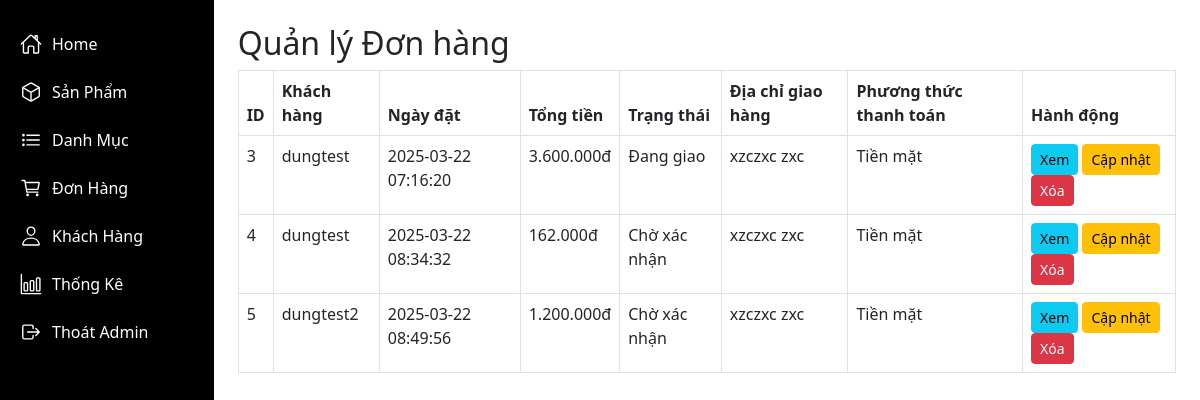
Before: /index.php?action=orders (signed in) with the older database file.
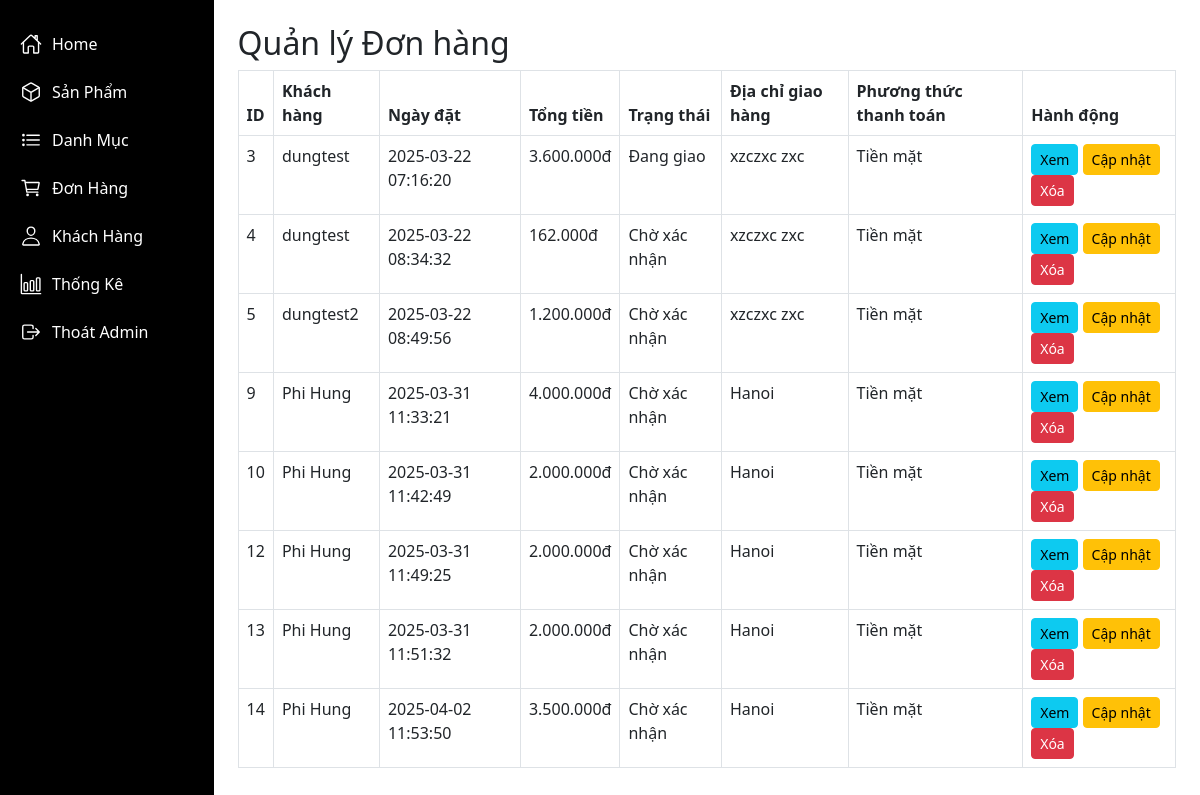
After: the same page with the newer database file.
### tables this page shows
CREATE TABLE `orders` (
  `order_id` int NOT NULL,
  `user_id` int NOT NULL,
  `full_name` varchar(255) NOT NULL,
  `email` varchar(255) NOT NULL,
  `phone` varchar(20) NOT NULL,
  `address` text NOT NULL,
  `total_amount` decimal(10,2) NOT NULL,
  `status` enum('Chờ xác nhận','Đang giao','Đã giao','Hủy') DEFAULT 'Chờ xác nhận',
  `created_at` timestamp NULL DEFAULT CURRENT_TIMESTAMP
);

### app/core/Database.php (called while the page is built, shortened)
<?php
class Database {
    private $conn;
    public function __construct() {
        $this->host = getenv('DB_HOST') ?: 'localhost';
        $this->db_name = getenv('DB_NAME') ?: 'duan1';
        $this->username = getenv('DB_USER') ?: 'root';
        $this->password = getenv('DB_PASS') ?: '';
        try {
            $this->conn = new \PDO(
                "mysql:host=$this->host;dbname=$this->db_name;charset=utf8",
                $this->username,
                $this->password
            );
            $this->conn->setAttribute(\PDO::ATTR_ERRMODE, \PDO::ERRMODE_EXCEPTION);
        } catch (\PDOException $e) {
            die("Kết nối thất bại: " . $e->getMessage());
        }
    }
    public function getConnection() {
        return $this->conn;
    }
}

### app/models/OrderModel.php (called while the page is built, shortened)
<?php
class OrderModel {
    private $conn;
    public function __construct() {
        $database = new Database();
        $this->conn = $database->getConnection();
    }
    public function getAllOrders() {
        $query = "SELECT * FROM orders";
        $stmt = $this->conn->prepare($query);
        $stmt->execute();
        return $stmt->fetchAll(\PDO::FETCH_ASSOC);
    }
}

### app/models/ProductModel.php (called while the page is built, shortened)
<?php
class ProductModel {
    public function __construct() {
        $database = new Database();
    }
}

### app/controllers/AdminOrderController.php (called while the page is built, shortened)
<?php
class AdminOrderController {
    private $orderModel;
    public function __construct() {
        $this->orderModel = new OrderModel();
    }
    public function index() {
        $orders = $this->orderModel->getAllOrders();
        return $orders;
    }
}

### app/views/admin/orders/index.php (the view, shortened to what this page needs)
<!DOCTYPE html>
<html lang="vi">
<head>
    <link href="https://cdn.jsdelivr.net/npm/bootstrap@5.3.0/dist/css/bootstrap.min.css" rel="stylesheet">
</head>
<body class="d-flex">
    <div class="sidebar d-flex flex-column">
        <a href="/index.php?action=dashboard"><ion-icon name="home-outline"></ion-icon> Home</a>
        <a href="/index.php?action=products"><ion-icon name="cube-outline"></ion-icon> Sản Phẩm</a>
        <a href="/index.php?action=categories"><ion-icon name="list-outline"></ion-icon> Danh Mục</a>
        <a href="/index.php?action=orders"><ion-icon name="cart-outline"></ion-icon> Đơn Hàng</a>
        <a href="/index.php?action=users"><ion-icon name="person-outline"></ion-icon> Khách Hàng</a>
        <a href="/index.php?action=reports"><ion-icon name="bar-chart-outline"></ion-icon> Thống Kê</a>
        <a href="/logout"><ion-icon name="log-out-outline"></ion-icon> Thoát Admin</a>
    </div>
    <div class="flex-grow-1 p-4">
        <h2>Quản lý Đơn hàng</h2>
        <table class="table table-bordered">
            <thead>
                <tr>
                    <th>ID</th>
                    <th>Khách hàng</th>
                    <th>Ngày đặt</th>
                    <th>Tổng tiền</th>
                    <th>Trạng thái</th>
                    <th>Địa chỉ giao hàng</th>
                    <th>Phương thức thanh toán</th>
                    <th>Hành động</th>
                </tr>
            </thead>
            <tbody>
                <?php foreach ($orders as $order): ?>
                    <tr>
                        <td><?php echo $order['order_id']; ?></td>
                        <td><?php echo htmlspecialchars($order['full_name'] ?? 'N/A'); ?></td>
                        <td><?php echo $order['created_at']; ?></td>
                        <td><?php echo number_format($order['total_amount'], 0, ',', '.'); ?>đ</td>
                        <td><?php echo htmlspecialchars($order['status']); ?></td>
                        <td><?php echo htmlspecialchars($order['address']); ?></td>
                        <td>Tiền mặt</td>
                        <td>
                            <a href="/index.php?action=view_order&id=<?php echo $order['order_id']; ?>" class="btn btn-sm btn-info">Xem</a>
                            <a href="/index.php?action=update_order&id=<?php echo $order['order_id']; ?>" class="btn btn-sm btn-warning">Cập nhật</a>
                            <a href="/index.php?action=delete_order&id=<?php echo $order['order_id']; ?>" class="btn btn-sm btn-danger" onclick="return confirm('Bạn có chắc muốn xóa?')">Xóa</a>
                        </td>
                    </tr>
                <?php endforeach; ?>
            </tbody>
        </table>
    </div>
</body>
</html>

### index.php (shortened to what this page needs)
<?php
$AdminOrder = new AdminOrderController();
$action = isset($_GET['action']) ? $_GET['action'] : 'index';
switch ($action) {
    case 'orders':
        $orders = $AdminOrder->index();
        require_once __DIR__ . '/app/views/admin/orders/index.php';
        break;
}

### app/views/admin/orders/index.php (style rules this page uses)
body { height: 100vh; }
.sidebar { width: 250px; height: 100%; background-color: black; padding-top: 20px; }
.sidebar a { color: white; text-decoration: none; padding: 12px 20px; display: flex; align-items: center; }
.sidebar a ion-icon { font-size: 22px; margin-right: 10px; }

Changed rows visible on the page:
added orders: order_id "9", full_name "Phi Hung", created_at "2025-03-31 11:33:21", total_amount "4.000.000", status "Chờ xác nhận", address "Hanoi"
added orders: order_id "10", full_name "Phi Hung", created_at "2025-03-31 11:42:49", total_amount "2.000.000", status "Chờ xác nhận", address "Hanoi"
added orders: order_id "12", full_name "Phi Hung", created_at "2025-03-31 11:49:25", total_amount "2.000.000", status "Chờ xác nhận", address "Hanoi"
added orders: order_id "13", full_name "Phi Hung", created_at "2025-03-31 11:51:32", total_amount "2.000.000", status "Chờ xác nhận", address "Hanoi"
added orders: order_id "14", full_name "Phi Hung", created_at "2025-04-02 11:53:50", total_amount "3.500.000", status "Chờ xác nhận", address "Hanoi"
